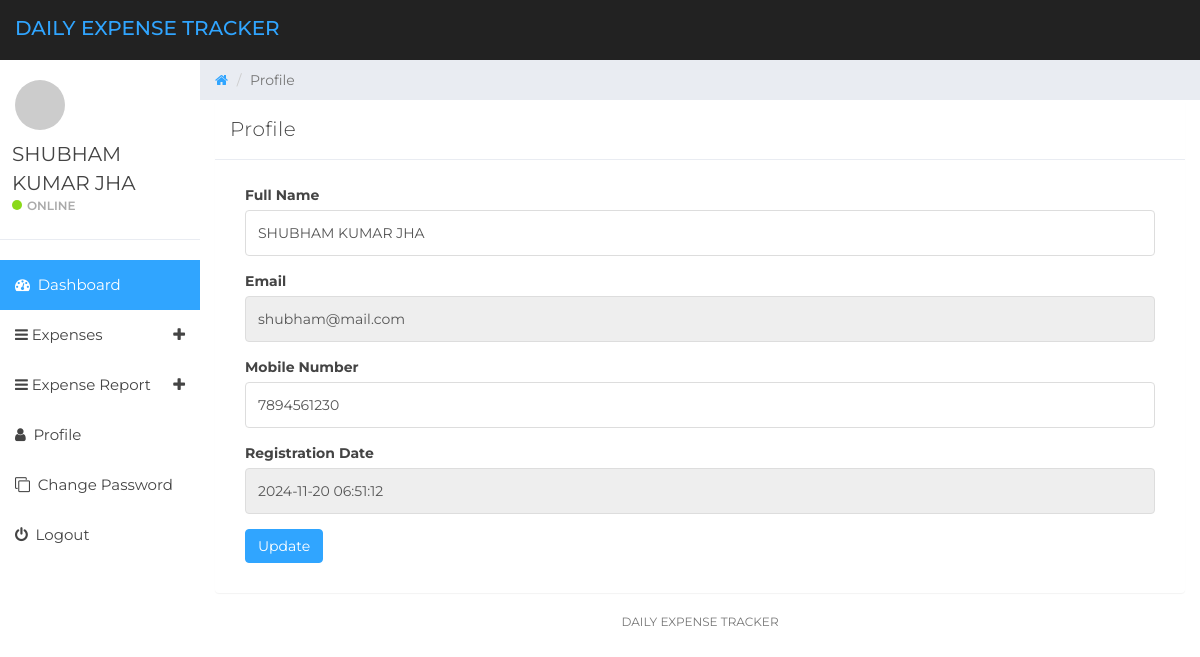
The page /user-profile.php (signed in) on the database its author committed.
### tables this page shows
CREATE TABLE `tbluser` (
  `ID` int(10) NOT NULL,
  `FullName` varchar(150) DEFAULT NULL,
  `Email` varchar(200) DEFAULT NULL,
  `MobileNumber` bigint(10) DEFAULT NULL,
  `Password` varchar(200) DEFAULT NULL,
  `RegDate` timestamp NOT NULL DEFAULT current_timestamp()
);

### user-profile.php (the view, shortened to what this page needs)
<?php
if (strlen($_SESSION['detsuid']==0)) {
  header('location:logout.php');
  } else{
  ?>
<!DOCTYPE html>
<html>
<head>
	<link href="css/bootstrap.min.css" rel="stylesheet">
	<link href="css/font-awesome.min.css" rel="stylesheet">
	<link href="css/datepicker3.css" rel="stylesheet">
	<link href="css/styles.css" rel="stylesheet">
</head>
<body>
	<?php include_once('includes/header.php');?>
	<?php include_once('includes/sidebar.php');?>
	<div class="col-sm-9 col-sm-offset-3 col-lg-10 col-lg-offset-2 main">
		<div class="row">
			<ol class="breadcrumb">
				<li><a href="#">
					<em class="fa fa-home"></em>
				</a></li>
				<li class="active">Profile</li>
			</ol>
		</div>
		<div class="row">
			<div class="col-lg-12">
				<div class="panel panel-default">
					<div class="panel-heading">Profile</div>
					<div class="panel-body">
						<div class="col-md-12">
							 <?php
$userid=$_SESSION['detsuid'];
$ret=mysqli_query($con,"select * from tbluser where ID='$userid'");
while ($row=mysqli_fetch_array($ret)) {
?>
							<form role="form" method="post" action="">
								<div class="form-group">
									<label>Full Name</label>
									<input class="form-control" type="text" value="<?php  echo $row['FullName'];?>" name="fullname" required="true">
								</div>
								<div class="form-group">
									<label>Email</label>
<input type="email" class="form-control" name="email" value="<?php  echo $row['Email'];?>" required="true" readonly="true">
								</div>
								<div class="form-group">
									<label>Mobile Number</label>
									<input class="form-control" type="text" value="<?php  echo $row['MobileNumber'];?>" required="true" name="contactnumber" maxlength="10">
								</div>
								<div class="form-group">
									<label>Registration Date</label>
									<input class="form-control" name="regdate" type="text" value="<?php  echo $row['RegDate'];?>" readonly="true">
								</div>
								<div class="form-group has-success">
									<button type="submit" class="btn btn-primary" name="submit">Update</button>
								</div>
								</div>
								<?php } ?>
						</div>
					</div>
				</div>
			</div>
			<?php include_once('includes/footer.php');?>
		</div>
</body>
</html>
<?php }  ?>

### includes/sidebar.php (shortened to what this page needs)
<?php
include('includes/dbconnection.php');
?>
<div id="sidebar-collapse" class="col-sm-3 col-lg-2 sidebar">
        <div class="profile-sidebar">
            <div class="profile-userpic">
                <img src="http://placehold.it/50/30a5ff/fff" class="img-responsive" alt="">
            </div>
            <div class="profile-usertitle">
                <?php
$uid=$_SESSION['detsuid'];
$ret=mysqli_query($con,"select FullName from tbluser where ID='$uid'");
$row=mysqli_fetch_array($ret);
$name=$row['FullName'];
?>
                <div class="profile-usertitle-name"><?php echo $name; ?></div>
                <div class="profile-usertitle-status"><span class="indicator label-success"></span>Online</div>
            </div>
        </div>
        <ul class="nav menu">
            <li class="active"><a href="dashboard.php"><em class="fa fa-dashboard">&nbsp;</em> Dashboard</a></li>
            <li class="parent "><a data-toggle="collapse" href="#sub-item-1">
                <em class="fa fa-navicon">&nbsp;</em>Expenses <span data-toggle="collapse" href="#sub-item-1" class="icon pull-right"><em class="fa fa-plus"></em></span>
                </a>
            </li>
  <li class="parent "><a data-toggle="collapse" href="#sub-item-2">
                <em class="fa fa-navicon">&nbsp;</em>Expense Report <span data-toggle="collapse" href="#sub-item-1" class="icon pull-right"><em class="fa fa-plus"></em></span>
                </a>
            </li>
            <li><a href="user-profile.php"><em class="fa fa-user">&nbsp;</em> Profile</a></li>
             <li><a href="change-password.php"><em class="fa fa-clone">&nbsp;</em> Change Password</a></li>
<li><a href="logout.php"><em class="fa fa-power-off">&nbsp;</em> Logout</a></li>
        </ul>
    </div>

### css/styles.css (style rules this page uses)
body { background: white; padding-top: 60px; font-size: 14px; color: #444444; font-family: "Montserrat", "Helvetica Neue", Helvetica, Arial, sans-serif; }
a, a:hover, a:focus { color: #30a5ff; }
input.form-control { border: 1px solid #ddd; box-shadow: none; height: 46px; }
.btn-primary, .btn-primary:hover, .btn-primary:focus, .btn-primary:active, .btn-primary.active, .open > .dropdown-toggle.btn-primary, .btn-primary.disabled, .btn-primary[disabled], fieldset[disabled] .btn-primary, .btn-primary.disabled:hover, .btn-primary[disabled]:hover, fieldset[disabled] .btn-primary:hover, .btn-primary.disabled:focus, .btn-primary[disabled]:focus, fieldset[disabled] .btn-primary:focus, .btn-primary.disabled:active, .btn-primary[disabled]:active, fieldset[disabled] .btn-primary:active, .btn-primary.disabled.active, .btn-primary[disabled].active, fieldset[disabled] .btn-primary.active { background-color: #30a5ff; border-color: #30a5ff; }
.label-success { background-color: #8ad919; }
.panel { border: 0; }
.panel-heading { font-size: 20px; font-weight: 300; letter-spacing: 0.025em; height: 60px; line-height: 38px; }
.panel-default .panel-heading { background: #fff; border-bottom: 1px solid #e9ecf2; color: #444444; }
.sidebar { display: block; padding: 0; display: none; box-shadow: none; background: #fff; }
.sidebar ul { margin: 20px 0px; }
@media (min-width: 768px) { .sidebar { display: block; position: fixed; top: 60px; bottom: 0; left: 0; z-index: 1000; display: block; margin: 0; padding: 0; overflow-x: hidden; overflow-y: auto; } }
.sidebar ul.nav .active a, .sidebar ul.nav li.parent a.active, .sidebar ul.nav .active > a:hover, .sidebar ul.nav li.parent a.active:hover, .sidebar ul.nav .active > a:focus, .sidebar ul.nav li.parent a.active:focus { color: #fff; background-color: #30a5ff; }
.sidebar ul.nav li a { height: 50px; font-size: 15px; line-height: 2em; color: #444444; }
.profile-sidebar { padding: 10px 0; border-bottom: 1px solid #e9ecf2; }
.indicator { width: 10px; height: 10px; display: inline-block; border-radius: 9999px; margin-right: 5px; }
.profile-userpic img { float: left; margin: 10px 0px 0px 15px; width: 50px; height: 50px; border-radius: 9999px !important; }
.profile-usertitle { float: left; text-align: left; margin: 10px 0 0 12px; }
.profile-usertitle-name { font-size: 20px; margin-bottom: 0px; }
.profile-usertitle-status { text-transform: uppercase; color: #AAA; font-size: 12px; font-weight: 600; margin-bottom: 15px; }
.breadcrumb { border-radius: 0; padding: 10px 15px 10px 15px; background: #e9ecf2; margin: 0; }

### rows shown on the page
tbluser: FullName "SHUBHAM KUMAR JHA", fullname "SHUBHAM KUMAR JHA", email "shubham@mail.com", contactnumber "7894561230", regdate "2024-11-20 06:51:12"
